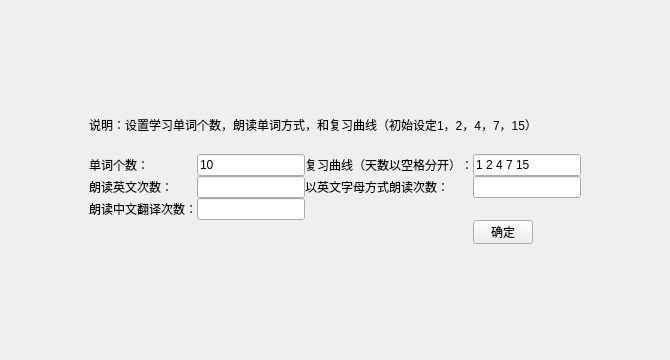
<?xml version="1.0" encoding="UTF-8"?>
<ui version="4.0">
 <class>CEnglishSettingWidget</class>
 <widget class="QWidget" name="CEnglishSettingWidget">
  <property name="geometry">
   <rect>
    <x>0</x>
    <y>0</y>
    <width>670</width>
    <height>360</height>
   </rect>
  </property>
  <property name="sizePolicy">
   <sizepolicy hsizetype="Fixed" vsizetype="Fixed">
    <horstretch>0</horstretch>
    <verstretch>0</verstretch>
   </sizepolicy>
  </property>
  <property name="windowTitle">
   <string>Form</string>
  </property>
  <layout class="QGridLayout" name="gridLayout_4">
   <item row="4" column="1">
    <spacer name="verticalSpacer_2">
     <property name="orientation">
      <enum>Qt::Vertical</enum>
     </property>
     <property name="sizeHint" stdset="0">
      <size>
       <width>20</width>
       <height>40</height>
      </size>
     </property>
    </spacer>
   </item>
   <item row="1" column="0">
    <spacer name="horizontalSpacer">
     <property name="orientation">
      <enum>Qt::Horizontal</enum>
     </property>
     <property name="sizeHint" stdset="0">
      <size>
       <width>40</width>
       <height>20</height>
      </size>
     </property>
    </spacer>
   </item>
   <item row="0" column="1">
    <spacer name="verticalSpacer">
     <property name="orientation">
      <enum>Qt::Vertical</enum>
     </property>
     <property name="sizeHint" stdset="0">
      <size>
       <width>20</width>
       <height>40</height>
      </size>
     </property>
    </spacer>
   </item>
   <item row="1" column="2">
    <spacer name="horizontalSpacer_2">
     <property name="orientation">
      <enum>Qt::Horizontal</enum>
     </property>
     <property name="sizeHint" stdset="0">
      <size>
       <width>40</width>
       <height>20</height>
      </size>
     </property>
    </spacer>
   </item>
   <item row="1" column="1">
    <layout class="QGridLayout" name="gridLayout_3" columnstretch="0">
     <property name="verticalSpacing">
      <number>20</number>
     </property>
     <item row="0" column="0">
      <widget class="QLabel" name="label">
       <property name="text">
        <string>说明：设置学习单词个数，朗读单词方式，和复习曲线（初始设定1，2，4，7，15）</string>
       </property>
       <property name="wordWrap">
        <bool>true</bool>
       </property>
      </widget>
     </item>
     <item row="1" column="0">
      <layout class="QGridLayout" name="gridLayout_2">
       <item row="1" column="0">
        <widget class="QLabel" name="label_4">
         <property name="text">
          <string>朗读英文次数：</string>
         </property>
        </widget>
       </item>
       <item row="0" column="3">
        <widget class="QLineEdit" name="lineEdit_2">
         <property name="text">
          <string>1 2 4 7 15</string>
         </property>
        </widget>
       </item>
       <item row="0" column="1">
        <widget class="QLineEdit" name="lineEdit">
         <property name="text">
          <string>10</string>
         </property>
        </widget>
       </item>
       <item row="1" column="2">
        <widget class="QLabel" name="label_5">
         <property name="text">
          <string>以英文字母方式朗读次数：</string>
         </property>
        </widget>
       </item>
       <item row="2" column="1">
        <widget class="QLineEdit" name="lineEdit_5"/>
       </item>
       <item row="1" column="3">
        <widget class="QLineEdit" name="lineEdit_4"/>
       </item>
       <item row="0" column="2">
        <widget class="QLabel" name="label_3">
         <property name="text">
          <string>复习曲线（天数以空格分开）：</string>
         </property>
        </widget>
       </item>
       <item row="2" column="0">
        <widget class="QLabel" name="label_6">
         <property name="text">
          <string>朗读中文翻译次数：</string>
         </property>
        </widget>
       </item>
       <item row="0" column="0">
        <widget class="QLabel" name="label_2">
         <property name="text">
          <string>单词个数：</string>
         </property>
        </widget>
       </item>
       <item row="1" column="1">
        <widget class="QLineEdit" name="lineEdit_3"/>
       </item>
       <item row="3" column="3">
        <widget class="QPushButton" name="pushButton">
         <property name="maximumSize">
          <size>
           <width>60</width>
           <height>24</height>
          </size>
         </property>
         <property name="text">
          <string>确定</string>
         </property>
        </widget>
       </item>
      </layout>
     </item>
    </layout>
   </item>
  </layout>
 </widget>
 <resources/>
 <connections/>
</ui>
